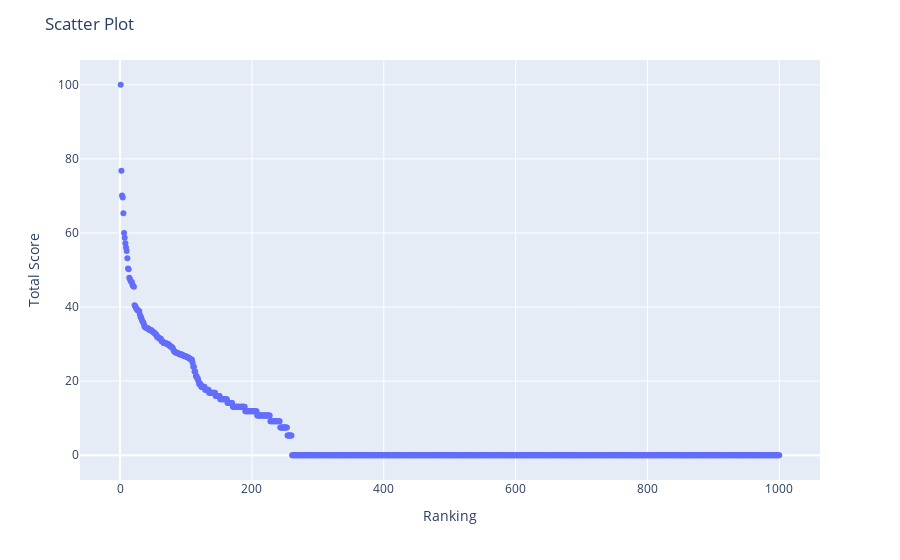

The notebook cell this image was saved under:
### Code cell
fig = px.scatter(df_sorted,x='Ranking', y='Total Score' )
fig.update_layout(title='Scatter Plot',
                   xaxis_title='Ranking',
                   yaxis_title='Total Score')
fig.show()

### Figure 1 — Plotly figure (JSON) as saved in the notebook; plotly's stock layout.template omitted (floating-point values rounded to 4 significant figures; data arrays with more than 128 entries replaced by an {"elided": "..."} marker saying what was removed)
{"data": [{"hovertemplate": "Ranking=%{x}<br>Total Score=%{y}<extra></extra>", "legendgroup": "", "marker": {"color": "#636efa", "symbol": "circle"}, "mode": "markers", "name": "", "orientation": "v", "showlegend": false, "type": "scatter", "x": {"elided": "1000 int values"}, "xaxis": "x", "y": {"elided": "1000 float values"}, "yaxis": "y"}], "layout": {"legend": {"tracegroupgap": 0}, "margin": {"t": 60}, "title": {"text": "Scatter Plot"}, "xaxis": {"anchor": "y", "domain": [0, 1], "title": {"text": "Ranking"}}, "yaxis": {"anchor": "x", "domain": [0, 1], "title": {"text": "Total Score"}}}}
